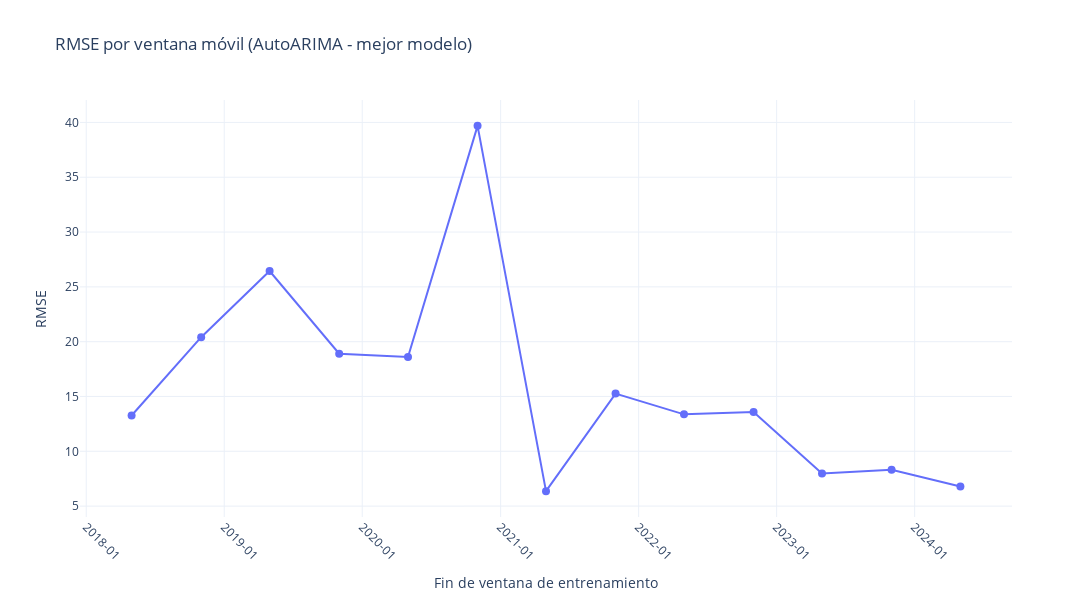

The code cell stored with this chart in its notebook:
### Code cell
results_arima = pd.DataFrame({
    "window_end": window_end,
    "rmse": rmse_list
})
results_arima = results_arima.sort_values("window_end")

# Plotly interactivo
fig = go.Figure()

fig.add_trace(go.Scatter(
    x=results_arima["window_end"],
    y=results_arima["rmse"],
    mode="lines+markers",
    marker=dict(size=8),
    line=dict(width=2),
    name="RMSE"
))

fig.update_layout(
    title="RMSE por ventana móvil (AutoARIMA - mejor modelo)",
    xaxis_title="Fin de ventana de entrenamiento",
    yaxis_title="RMSE",
    template="plotly_white",
    width=1100,
    height=600,
    xaxis=dict(
        tickformat="%Y-%m",     # formato YYYY-MM
        tickangle=45            # rotar etiquetas
    )
)

# Guardar archivos
fig.write_html(os.path.join(html_dir, "autoarima_rmse.html"))
fig.write_image(os.path.join(png_dir, "autoarima_rmse.png"))

fig.show()

### Figure 1 — Plotly figure (JSON) as saved in the notebook; plotly's stock layout.template omitted (floating-point values rounded to 4 significant figures)
{"data": [{"line": {"width": 2}, "marker": {"size": 8}, "mode": "lines+markers", "name": "RMSE", "type": "scatter", "x": ["2018-05-01T00:00:00", "2018-11-01T00:00:00", "2019-05-01T00:00:00", "2019-11-01T00:00:00", "2020-05-01T00:00:00", "2020-11-01T00:00:00", "2021-05-01T00:00:00", "2021-11-01T00:00:00", "2022-05-01T00:00:00", "2022-11-01T00:00:00", "2023-05-01T00:00:00", "2023-11-01T00:00:00", "2024-05-01T00:00:00"], "y": [13.27, 20.41, 26.44, 18.91, 18.6, 39.69, 6.366, 15.27, 13.37, 13.59, 7.981, 8.325, 6.797]}], "layout": {"height": 600, "title": {"text": "RMSE por ventana móvil (AutoARIMA - mejor modelo)"}, "width": 1100, "xaxis": {"tickangle": 45, "tickformat": "%Y-%m", "title": {"text": "Fin de ventana de entrenamiento"}}, "yaxis": {"title": {"text": "RMSE"}}}}
